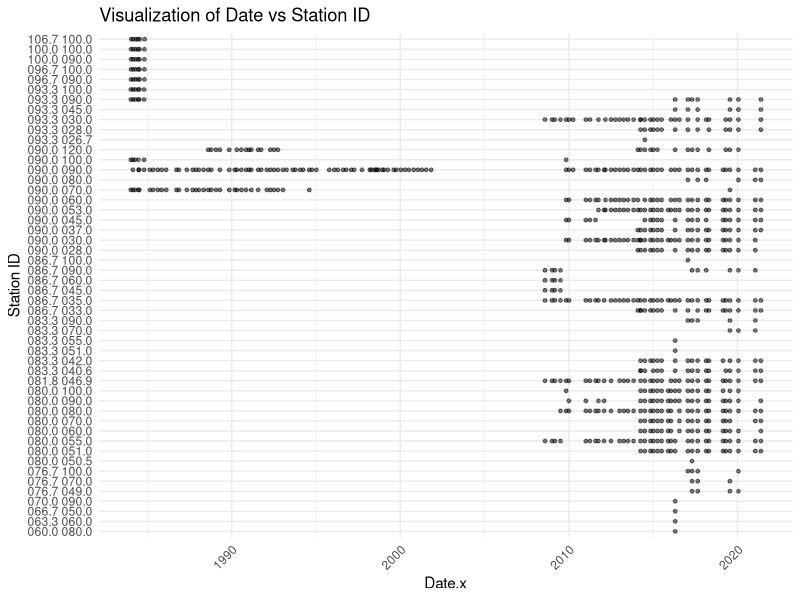

R code for this plot: (Note: this script raises an error after producing the figure.)
## ---- chunk 1
knitr::opts_chunk$set(echo = TRUE)
## ---- chunk 2
# Load necessary libraries
library(ggplot2)
library(readr)
# read in merged bottle data
merged_zoop_avg_monthly <- read_csv("../data/merged_zoop_avg_monthly.csv")
# First plot: Date vs Station ID
ggplot(merged_zoop_avg_monthly, aes(x = Date.x, y = Station_ID)) +
  geom_point(alpha = 0.5, size = 1) +
  labs(title = "Visualization of Date vs Station ID", x = "Date.x", y = "Station ID") +
  theme_minimal() +
  theme(axis.text.x = element_text(angle = 45, hjust = 1))
## ---- chunk 3
merged_zoop_avg_monthly <- merged_zoop_avg_monthly %>%
  mutate(YearMonth = as.Date(paste(Year_UTC, Month_UTC, "01", sep = "-"), 
                             format = "%Y-%m-%d"))
ggplot(merged_zoop_avg_monthly, aes(x = YearMonth, y = Station_ID, size = total_plankton, color = total_plankton)) +
  geom_point(alpha = 0.7) +
  scale_color_viridis_c() +          
  scale_size(range = c(5, 10)) +     # control the size range of the points
  labs(title = "Scatter Plot with Size and Color Representing total_plankton",
       x = "Year-Month",
       y = "Station",
       color = "total_plankton",
       size = "total_plankton") +
  theme_minimal()
## ---- chunk 4
# time series for one station 
library(dplyr)
zmerged_zoop_avg_monthly_filtered <- merged_zoop_avg_monthly %>%
  filter(Station_ID == "083.3 042.0")
ggplot(zmerged_zoop_avg_monthly_filtered, aes(x = YearMonth, y = total_plankton)) +
  geom_line() +
  labs(
    title = "Time Series for station 083.3 042.0",
    x = "Year-Month",
    y = "total_plankton"
  ) +
  theme_minimal()
## ---- chunk 5
# time series for one station 
library(dplyr)
zmerged_zoop_avg_monthly_filtered <- merged_zoop_avg_monthly %>%
  filter(Station_ID == "086.7 035.0")
ggplot(zmerged_zoop_avg_monthly_filtered, aes(x = YearMonth, y = total_plankton)) +
  geom_line() +
  labs(
    title = "Time Series for station 086.7 035.0",
    x = "Year-Month",
    y = "total_plankton"
  ) +
  theme_minimal()
## ---- chunk 6
# time series for one station 
library(dplyr)
zmerged_zoop_avg_monthly_filtered <- merged_zoop_avg_monthly %>%
  filter(Station_ID == "093.3 030.0")
ggplot(zmerged_zoop_avg_monthly_filtered, aes(x = YearMonth, y = total_plankton)) +
  geom_line() +
  labs(
    title = "Time Series for station 093.3 030.0",
    x = "Year-Month",
    y = "total_plankton"
  ) +
  theme_minimal()
## ---- chunk 7
# remove outliers
zmerged_zoop_avg_monthly_filtered <- merged_zoop_avg_monthly %>%
  filter(total_plankton <= 2000, Year_UTC >= 2005)
ggplot(zmerged_zoop_avg_monthly_filtered, aes(x = YearMonth, y = Station_ID, size = total_plankton, color = total_plankton)) +
  geom_point(alpha = 0.7) +
  scale_color_viridis_c() +          
  scale_size(range = c(5, 10)) +     # control the size range of the points
  labs(title = "Scatter Plot with Size and Color Representing total_plankton",
       x = "Year-Month",
       y = "Station",
       color = "total_plankton",
       size = "total_plankton") +
  theme_minimal()
